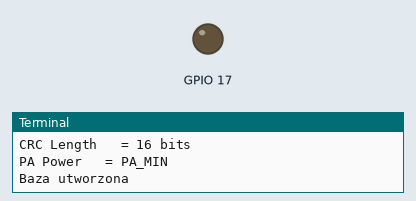
Recording of a program running on a simulated Raspberry Pi (BCM pin numbers). On the bench: output pins drawn as LEDs (lit = HIGH), the last lines printed to the terminal. Files the program writes start out absent; no radio messages arrive unless stated (any console line starting 'radio sent:' is added by the test bench); the clock reads 2024-03-15 10:24:30 at power-on unless the program sets it; library files of the repository ran but are not shown: lib_nrf24.py.

Above: at 0.1 s.
At 1.1 s:
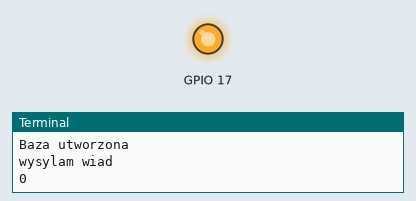
Timing chart, 0 to 2.6 s (numbered marks = the images above):
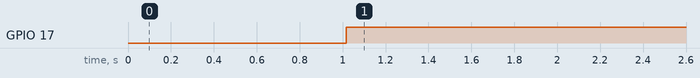

The program:

temp.py
```python
import RPi.GPIO as GPIO
from lib_nrf24 import NRF24
import time
import spidev
import sqlite3
from sqlite3 import Error
from datetime import datetime

GPIO.setmode(GPIO.BCM)

pipes = [[0xE8, 0xE8, 0xF0, 0xF0, 0xE1], [0xF0, 0xF0, 0xF0, 0xF0, 0xE1]]

radio = NRF24(GPIO, spidev.SpiDev())
radio.begin(0, 17)
radio.setRetries(15,15)
radio.setPayloadSize(32)
radio.setChannel(0x76)
radio.setDataRate(NRF24.BR_1MBPS)
radio.setPALevel(NRF24.PA_MIN)


radio.enableDynamicPayloads()
##radio.enableAckPayload()
#radio.setAutoAck(True)
#
radio.openWritingPipe(pipes[0])
radio.openReadingPipe(1, pipes[1])
#radio.printDetails()
#
radio.printDetails()
##radio.stopListening()

def calculateChecksum(sum):
    res = 0
    numbers = [ord(c) for c in sum]
    for i in range(0, 4):
        res = res + int((((numbers[4 * i + 0] * (4 * i + 1)) +
                      (numbers[4 *i + 1] * (4 * i + 2))) * ((numbers[4 * i + 2] *
                      (4 * i + 3)) + (numbers[4 * i + 3] * (4 * i + 4)))))
    return res

def parse(message):
    b = []


    if(len(message) != 24):
        print("Length of message is wrong. Rejection.")
        return -1
    try:

        b.append(int(message[:4]))
        b.append(int(message[4:8]))
        b.append(float(message[8:16]))
        b.append(int(message[16:24]))
    except ValueError:
        print("Invalid message!")
        return -1

    controlSum = calculateChecksum(message)
    print(controlSum)
    if b[3] != controlSum:
        print("Error during sending message.")
        return -1
    return b

def create_connection(db_file):
    """ create a database connection to a SQLite database """
    try:

        return sqlite3.connect(db_file)

    except Error as e:
        print(e)


conn = create_connection("/home/pi/Desktop/NRF24L01/pythonsqlite.db")
c = conn.cursor()
c.execute('''CREATE TABLE IF NOT EXISTS Arduino_devices
(ID INTEGER PRIMARY KEY UNIQUE, Password INTEGER)''')
c.execute('''CREATE TABLE IF NOT EXISTS Temperatures
(ID INTEGER PRIMARY KEY AUTOINCREMENT, Date TEXT,
Temperature REAL, Device_ID INTEGER,
FOREIGN KEY(Device_ID) REFERENCES Arduino_devices(ID))''')
conn.commit()


print("Baza utworzona")
start = time.time()
i =1
while(1):
    # ackPL = [1]
    end = time.time()
    radio.stopListening()
    time.sleep(1)
    print("wysylam wiad")

    status = radio.write(str(i) +"wiadomosc")
    print(status)
    i=i+1

    radio.startListening()
    while not radio.available(0):
##        print("waiting")
        pass
    receivedMessage = []

    print("czas")
    print(end-start)
    radio.read(receivedMessage, radio.getDynamicPayloadSize())
    start = time.time()
    s = ""
    s = s.join(chr(i) for i in receivedMessage)


    #print("Translating the receivedMessage into unicode characters")

    #receivedMessage="5432987685.1878604246566"
    message = parse(s)
    #jezeli parse zwraca -1 to co wtedy
    c.execute("SELECT * from Arduino_devices ")
    test = c.fetchone()
 #   print("test")
 #   print(test)
    for row in c:
        print(row)

    print(message)
    c.execute("SELECT * from Arduino_devices WHERE ID = '%s'" % message[0])
    conn.commit()
    arduino =c.fetchone()
 #   print("mamaa")
 #   print(arduino)
    if arduino != None and message[1]==arduino[1]:
     #   print("Urządzenie istnieje wprowadz sam pomiar")
         pass

    elif arduino != None and message[1]!=arduino[1]:
        print("Cos zle dziala")
    else:
        c.execute("INSERT INTO Arduino_devices VALUES (?, ?)",
                  (message[0], message[1]))
        conn.commit()
     #   print("Dodano nowe urządzenie")
    c.execute("INSERT INTO Temperatures (Date, Temperature,Device_ID ) VALUES (?, ?, ?)",
                  (str(datetime.now()), message[2], message[0]))

    conn.commit()
    c.execute("SELECT * from Temperatures")
    conn.commit()

 #   for row in c:
 #       print(row)

  #  string = ""
   # for n in receivedMessage:
        # Decode into standard unicode set
    #    if (n >= 32 and n <= 126):
    #        string += chr(n)
    #print("Out received message decodes to: {}".format(string))


connection.close()
```

Measured:
- by itself, GPIO 17: LOW → HIGH at 1.0 s
